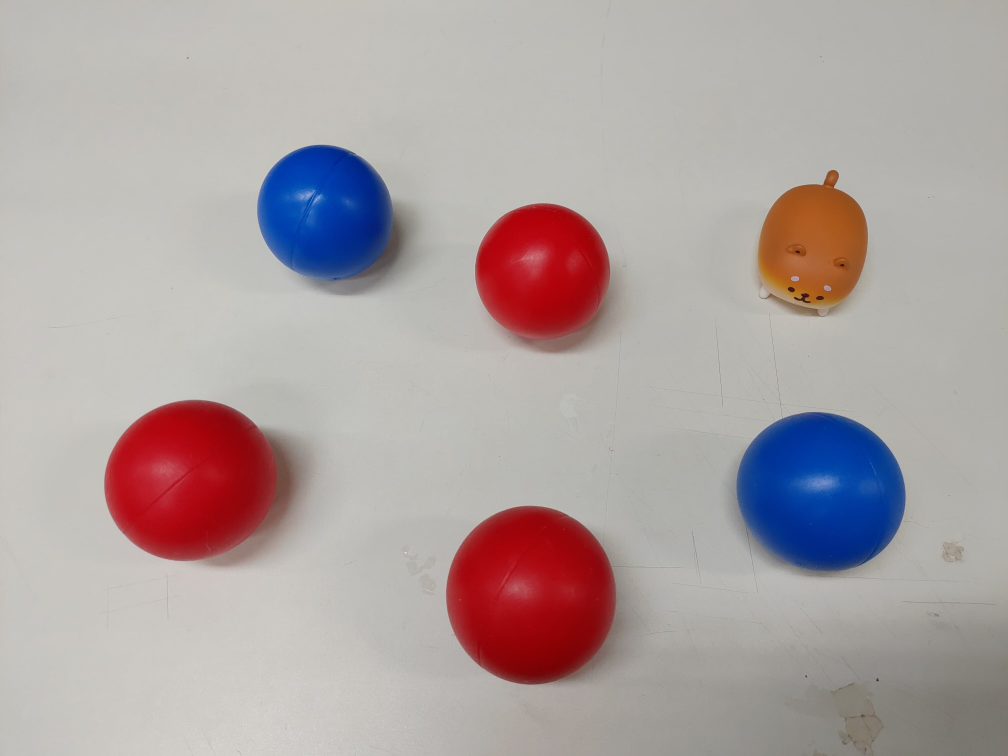
#> input picture image/opencv_training.jpg, 4032 x 3024 px (shown at 1/4 size)
$ python opencv_training.py
#> lines starting #> are read from the running program, lines starting #| are printed output that depends on the picture; after the words box and inside, x2 and y2 are one past the last pixel; in counts of white or black regions, pixels touching at a corner belong together
import cv2
import numpy as np
import matplotlib.pyplot as plt

img = cv2.imread('./image/opencv_training.jpg')
#> img is the input picture: shape (3024, 4032, 3); mean B, G, R 161.8, 162, 173.5

## problem 2 color detection: HSV + inRange()
hsv = cv2.cvtColor(img, cv2.COLOR_BGR2HSV)
#> hsv: shape (3024, 4032, 3); mean H, S, V 38.8, 39.3, 179.9

# define range of blue color in HSV
lower_blue = np.array([100,43,46])
upper_blue = np.array([124,255,255])
# define range of red color in HSV
lower_red = np.array([156,43,46])
upper_red = np.array([180,255,255])

mask_blue = cv2.inRange(hsv, lower_blue, upper_blue)
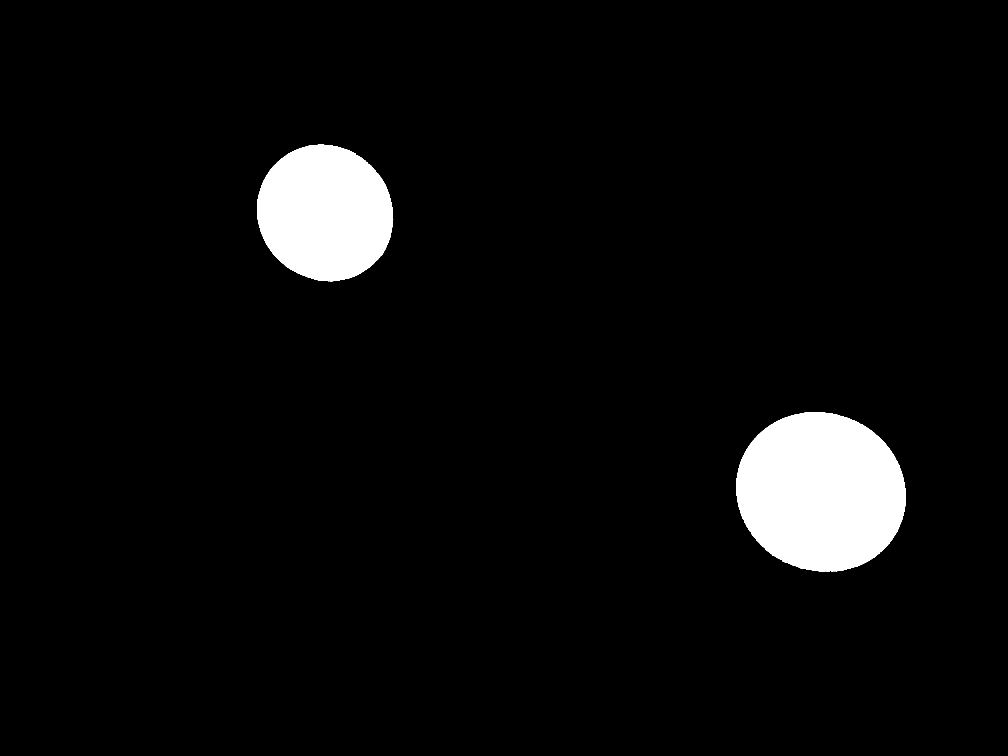
#> mask_blue: shape (3024, 4032) (shown at 1/4 size); 4.7% white; 2 white regions, box (x1, y1, x2, y2) and area: (2945, 1648, 3622, 2287) 339227, (1029, 579, 1573, 1125) 231975
mask_red = cv2.inRange(hsv, lower_red, upper_red)
#> mask_red: shape (3024, 4032); 7.3% white; 457 white regions (406 under 20 px), largest, box (x1, y1, x2, y2) and area: (416, 1600, 1100, 2244) 336511, (1784, 2036, 2461, 2726) 335994, (1900, 813, 2415, 1342) 208249
#mask_red = cv2.morphologyEx(mask_red, cv2.MORPH_CLOSE, np.ones((3,3), np.uint8), iterations=2)


red = np.zeros(img.shape, np.uint8)
red[:,:,2] = red[:,:,2]+255
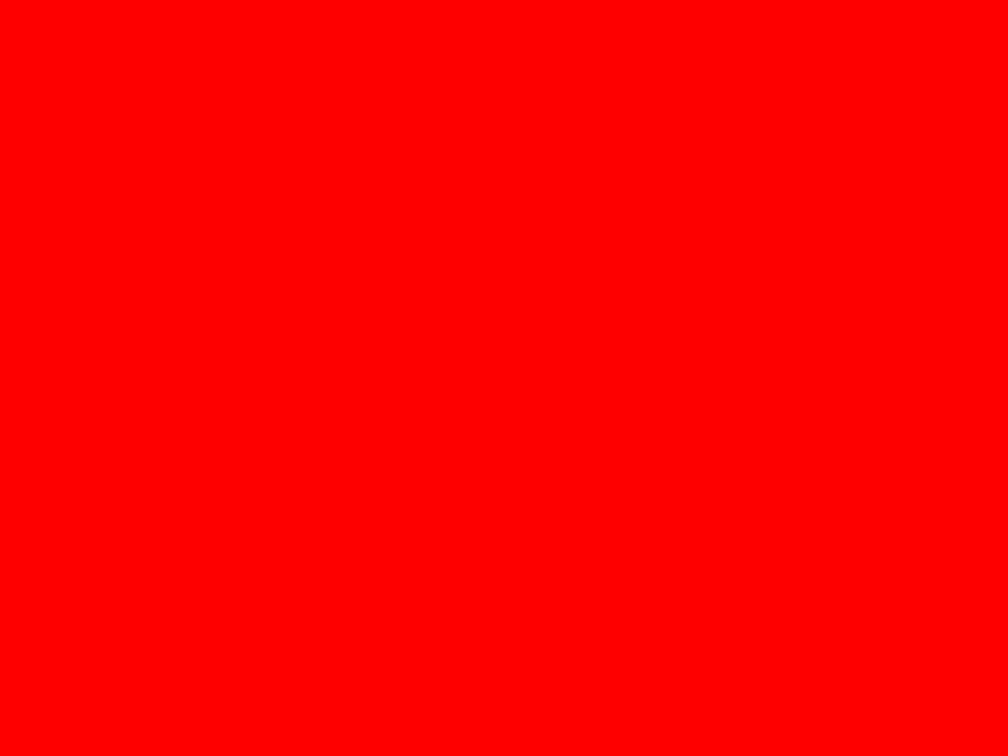
#> red: shape (3024, 4032, 3) (shown at 1/4 size); mean of channels 0, 1, 2 0, 0, 255; drawn as B, G, R
blue = np.zeros(img.shape, np.uint8)
blue[:,:,0] = blue[:,:,0]+255
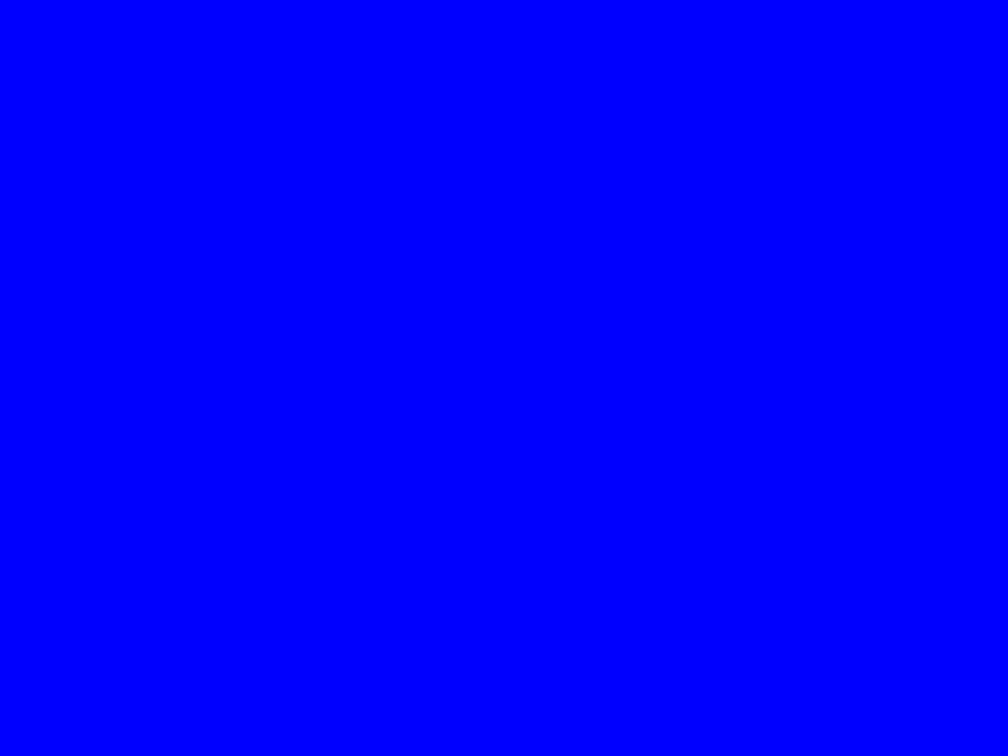
#> blue: shape (3024, 4032, 3) (shown at 1/4 size); mean of channels 0, 1, 2 255, 0, 0; drawn as B, G, R

p2 = cv2.bitwise_and(red, red, mask = mask_red) + cv2.bitwise_and(blue, blue, mask = mask_blue)
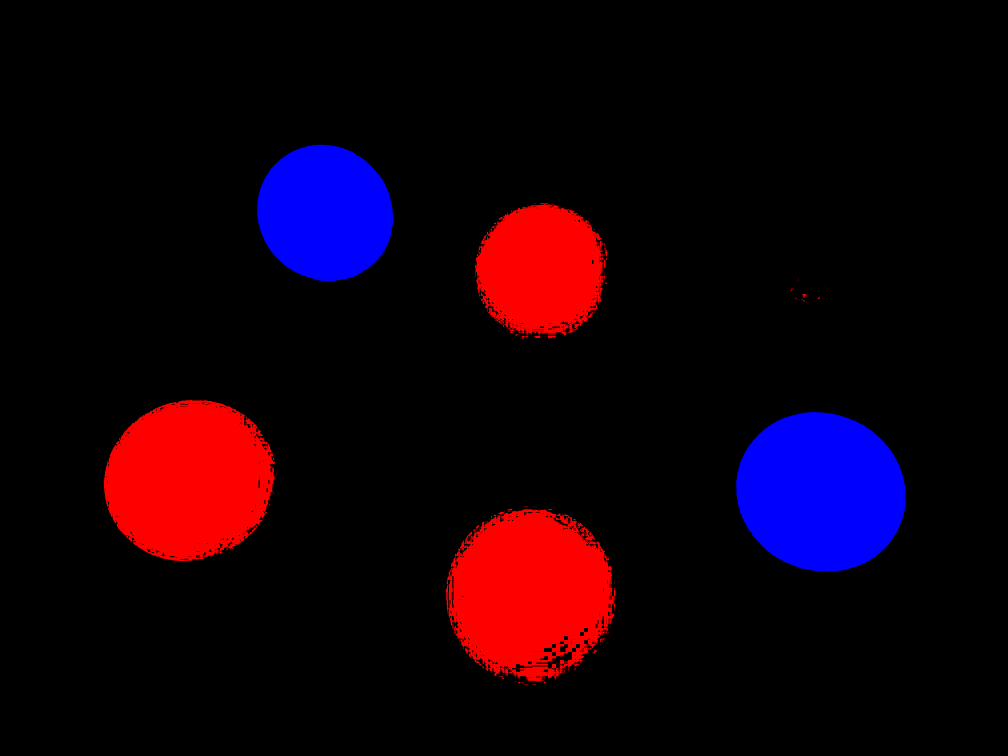
#> p2: shape (3024, 4032, 3) (shown at 1/4 size); mean of channels 0, 1, 2 11.9, 0, 18.5; drawn as B, G, R


## problem 1 houghcircles and problem 3
p1 = np.copy(img)
p3 = np.copy(img)

# find circles from blue mask
circles = cv2.HoughCircles(mask_blue, cv2.HOUGH_GRADIENT, 1.5, 2000, param1=100, param2=25, minRadius=250, maxRadius=500)
#> circles = [[1287.8, 839.2, 261.1], [3324.8, 1986.8, 297.2]]
circles = np.uint16(np.around(circles))
#> circles = [[1288, 839, 261], [3325, 1987, 297]]
num_blue = circles.shape[1]
#> num_blue = 2
for idx, c in enumerate(circles[0,:]):
    # draw circle
    cv2.circle(p1, (c[0],c[1]), c[2], (50,205,50), 20)
    cv2.circle(p1, (c[0],c[1]), 2, (50,205,50), 20)
    # index
    cv2.putText(p3, str(idx+1), (c[0]-100,c[1]+100), cv2.FONT_HERSHEY_TRIPLEX, 10, (50,205,50), 10, cv2.LINE_AA)
#> this loop made 2 passes

# find circles from red mask
circles = cv2.HoughCircles(mask_red, cv2.HOUGH_GRADIENT, 1, 1000, param1=100, param2=20, minRadius=250, maxRadius=500)
#> circles = [[2117.5, 2375.5, 334.3], [2165.5, 1083.5, 264.2], [729.5, 1933.5, 309.4]]
circles = np.uint16(np.around(circles))
#> circles = [[2118, 2376, 334], [2166, 1084, 264], [730, 1934, 309]]
num_red = circles.shape[1]
#> num_red = 3
for idx, c in enumerate(circles[0,:]):
    # draw circle
    cv2.circle(p1, (c[0],c[1]), c[2], (50,205,50), 20)
    cv2.circle(p1, (c[0],c[1]), 2, (50,205,50), 20)
    # index
    cv2.putText(p3, str(idx+1), (c[0]-100,c[1]+100), cv2.FONT_HERSHEY_TRIPLEX, 10, (50,205,50), 10, cv2.LINE_AA)
#> this loop made 3 passes
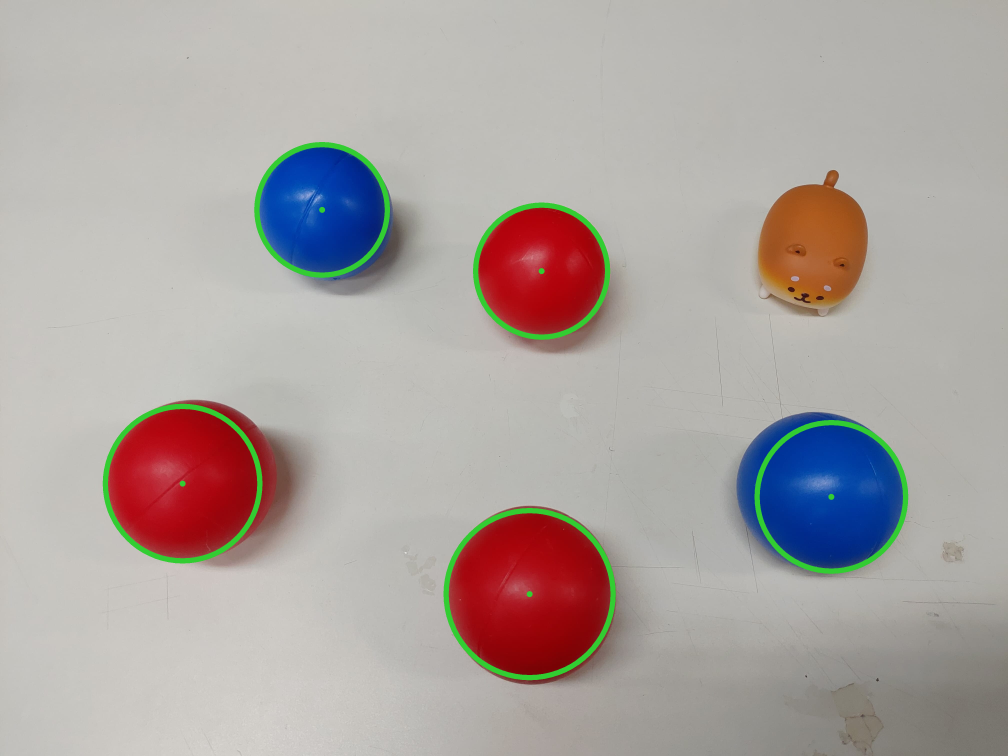
#> p1: shape (3024, 4032, 3) (shown at 1/4 size); mean B, G, R 161, 164, 172.3


plt.subplot(221)
plt.title('original image')
plt.axis('off')
plt.imshow(cv2.cvtColor(img, cv2.COLOR_BGR2RGB))
plt.subplot(222)
plt.title('problem 1')
plt.axis('off')
plt.imshow(cv2.cvtColor(p1, cv2.COLOR_BGR2RGB))
plt.subplot(223)
plt.title('problem 2')
plt.axis('off')
plt.imshow(cv2.cvtColor(p2, cv2.COLOR_BGR2RGB))
plt.subplot(224)
plt.title('problem 3')
plt.axis('off')
plt.imshow(cv2.cvtColor(p3, cv2.COLOR_BGR2RGB))
plt.show()
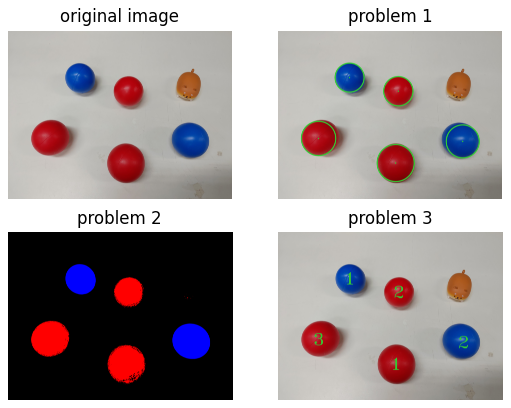
#> figure drawn by matplotlib, 4 panels
